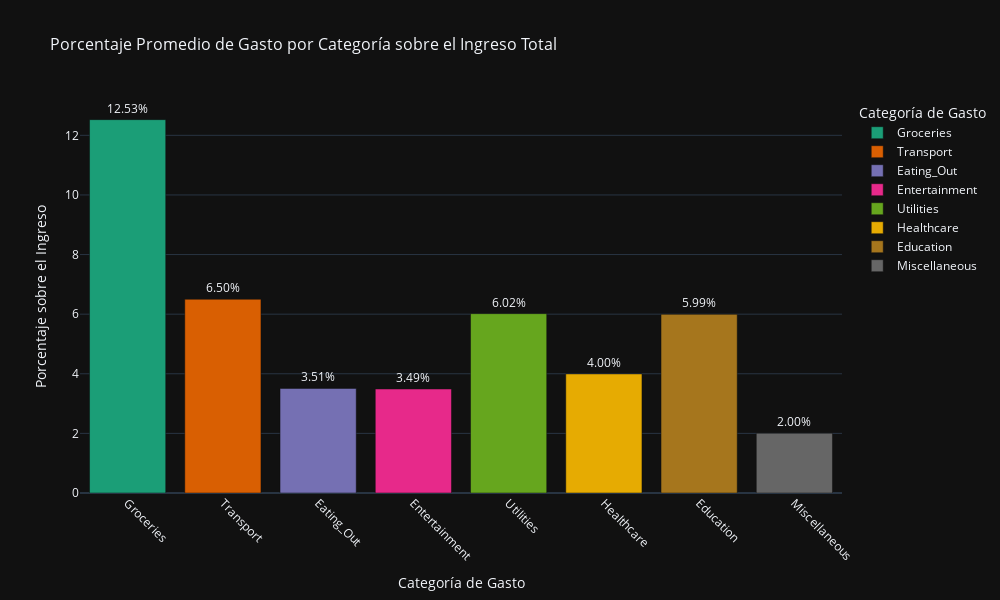

Notebook cell for this chart:
### Code cell
import plotly.express as px
import pandas as pd
 
# Crear columnas de porcentaje para cada categoría de gasto
categories = ['Groceries', 'Transport', 'Eating_Out', 'Entertainment', 'Utilities', 'Healthcare', 'Education', 'Miscellaneous']
for category in categories:
    data[f'{category}_percentage'] = (data[category] / data['Income']) * 100
 
# Calcular los porcentajes promedio por categoría
category_percentages = [f'{category}_percentage' for category in categories]
mean_percentages = data[category_percentages].mean()
 
# Crear un DataFrame para usar en el gráfico
df_plot = pd.DataFrame({
    'Categoría de Gasto': categories,
    'Porcentaje Promedio': mean_percentages.values
})
 
# Crear el gráfico de barras con colores oscuros
fig = px.bar(
    df_plot,
    x='Categoría de Gasto',
    y='Porcentaje Promedio',
    color='Categoría de Gasto',
    text='Porcentaje Promedio',
    color_discrete_sequence=px.colors.qualitative.Dark2,  # Paleta de colores oscuros
    title='Porcentaje Promedio de Gasto por Categoría sobre el Ingreso Total'
)
 
# Ajustar el diseño y dimensiones
fig.update_traces(
    texttemplate='%{text:.2f}%',  # Mostrar solo 2 decimales
    textposition='outside'
)
fig.update_layout(
    xaxis_title='Categoría de Gasto',
    yaxis_title='Porcentaje sobre el Ingreso',
    title_font_size=16,
    xaxis_tickangle=45,
    template='plotly_dark',  # Tema oscuro
    width=1000,  # Ancho del gráfico
    height=600   # Altura del gráfico
)
 
# Mostrar el gráfico
fig.show()

### Figure 1 — Plotly figure (JSON) as saved in the notebook; plotly's stock layout.template omitted (floating-point values rounded to 4 significant figures)
{"data": [{"alignmentgroup": "True", "hovertemplate": "Categoría de Gasto=%{x}<br>Porcentaje Promedio=%{text}<extra></extra>", "legendgroup": "Groceries", "marker": {"color": "rgb(27,158,119)", "pattern": {"shape": ""}}, "name": "Groceries", "offsetgroup": "Groceries", "orientation": "v", "showlegend": true, "text": [12.53], "textposition": "outside", "texttemplate": "%{text:.2f}%", "type": "bar", "x": ["Groceries"], "xaxis": "x", "y": [12.53], "yaxis": "y"}, {"alignmentgroup": "True", "hovertemplate": "Categoría de Gasto=%{x}<br>Porcentaje Promedio=%{text}<extra></extra>", "legendgroup": "Transport", "marker": {"color": "rgb(217,95,2)", "pattern": {"shape": ""}}, "name": "Transport", "offsetgroup": "Transport", "orientation": "v", "showlegend": true, "text": [6.5], "textposition": "outside", "texttemplate": "%{text:.2f}%", "type": "bar", "x": ["Transport"], "xaxis": "x", "y": [6.5], "yaxis": "y"}, {"alignmentgroup": "True", "hovertemplate": "Categoría de Gasto=%{x}<br>Porcentaje Promedio=%{text}<extra></extra>", "legendgroup": "Eating_Out", "marker": {"color": "rgb(117,112,179)", "pattern": {"shape": ""}}, "name": "Eating_Out", "offsetgroup": "Eating_Out", "orientation": "v", "showlegend": true, "text": [3.508], "textposition": "outside", "texttemplate": "%{text:.2f}%", "type": "bar", "x": ["Eating_Out"], "xaxis": "x", "y": [3.508], "yaxis": "y"}, {"alignmentgroup": "True", "hovertemplate": "Categoría de Gasto=%{x}<br>Porcentaje Promedio=%{text}<extra></extra>", "legendgroup": "Entertainment", "marker": {"color": "rgb(231,41,138)", "pattern": {"shape": ""}}, "name": "Entertainment", "offsetgroup": "Entertainment", "orientation": "v", "showlegend": true, "text": [3.49], "textposition": "outside", "texttemplate": "%{text:.2f}%", "type": "bar", "x": ["Entertainment"], "xaxis": "x", "y": [3.49], "yaxis": "y"}, {"alignmentgroup": "True", "hovertemplate": "Categoría de Gasto=%{x}<br>Porcentaje Promedio=%{text}<extra></extra>", "legendgroup": "Utilities", "marker": {"color": "rgb(102,166,30)", "pattern": {"shape": ""}}, "name": "Utilities", "offsetgroup": "Utilities", "orientation": "v", "showlegend": true, "text": [6.017], "textposition": "outside", "texttemplate": "%{text:.2f}%", "type": "bar", "x": ["Utilities"], "xaxis": "x", "y": [6.017], "yaxis": "y"}, {"alignmentgroup": "True", "hovertemplate": "Categoría de Gasto=%{x}<br>Porcentaje Promedio=%{text}<extra></extra>", "legendgroup": "Healthcare", "marker": {"color": "rgb(230,171,2)", "pattern": {"shape": ""}}, "name": "Healthcare", "offsetgroup": "Healthcare", "orientation": "v", "showlegend": true, "text": [3.996], "textposition": "outside", "texttemplate": "%{text:.2f}%", "type": "bar", "x": ["Healthcare"], "xaxis": "x", "y": [3.996], "yaxis": "y"}, {"alignmentgroup": "True", "hovertemplate": "Categoría de Gasto=%{x}<br>Porcentaje Promedio=%{text}<extra></extra>", "legendgroup": "Education", "marker": {"color": "rgb(166,118,29)", "pattern": {"shape": ""}}, "name": "Education", "offsetgroup": "Education", "orientation": "v", "showlegend": true, "text": [5.993], "textposition": "outside", "texttemplate": "%{text:.2f}%", "type": "bar", "x": ["Education"], "xaxis": "x", "y": [5.993], "yaxis": "y"}, {"alignmentgroup": "True", "hovertemplate": "Categoría de Gasto=%{x}<br>Porcentaje Promedio=%{text}<extra></extra>", "legendgroup": "Miscellaneous", "marker": {"color": "rgb(102,102,102)", "pattern": {"shape": ""}}, "name": "Miscellaneous", "offsetgroup": "Miscellaneous", "orientation": "v", "showlegend": true, "text": [2.004], "textposition": "outside", "texttemplate": "%{text:.2f}%", "type": "bar", "x": ["Miscellaneous"], "xaxis": "x", "y": [2.004], "yaxis": "y"}], "layout": {"barmode": "relative", "height": 600, "legend": {"title": {"text": "Categoría de Gasto"}, "tracegroupgap": 0}, "title": {"font": {"size": 16}, "text": "Porcentaje Promedio de Gasto por Categoría sobre el Ingreso Total"}, "width": 1000, "xaxis": {"anchor": "y", "categoryarray": ["Groceries", "Transport", "Eating_Out", "Entertainment", "Utilities", "Healthcare", "Education", "Miscellaneous"], "categoryorder": "array", "domain": [0, 1], "tickangle": 45, "title": {"text": "Categoría de Gasto"}}, "yaxis": {"anchor": "x", "domain": [0, 1], "title": {"text": "Porcentaje sobre el Ingreso"}}}}
